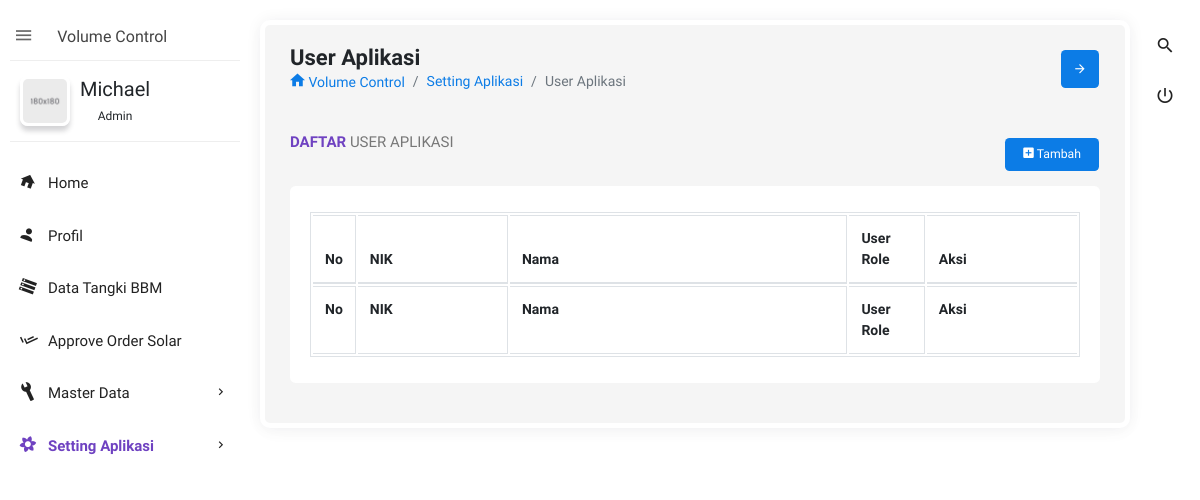
The page /Apps/SettingAplikasi/UserAplikasi on the database as committed earlier.
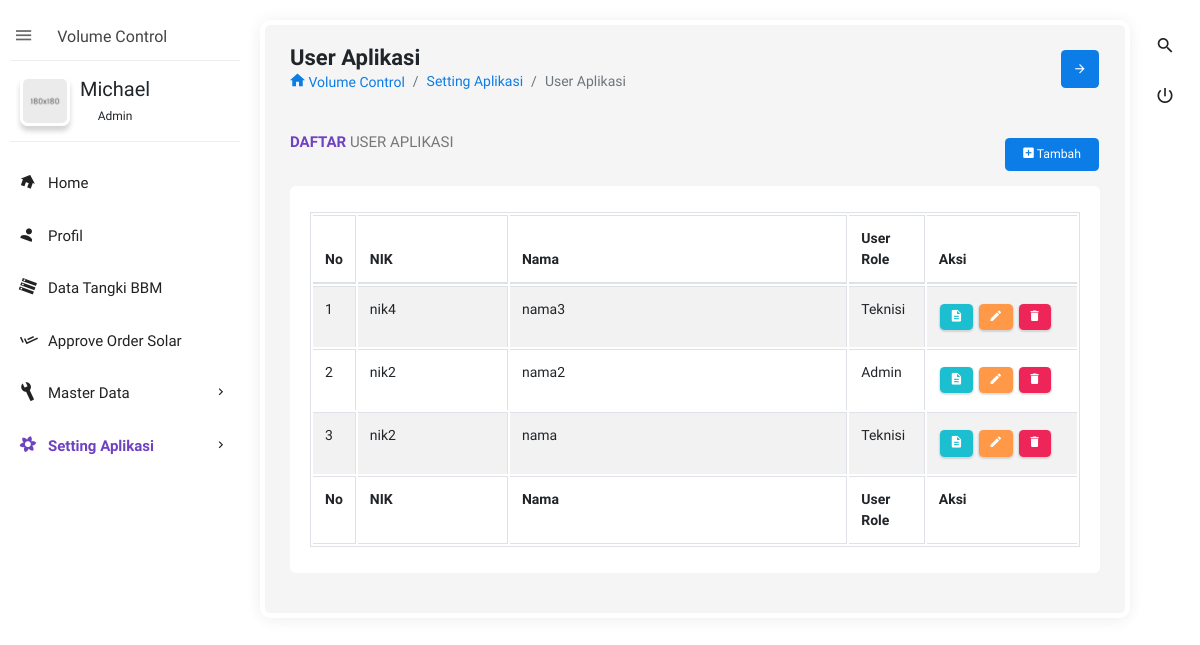
The same page on the database as committed later.
### tables this page shows
CREATE TABLE `user_application`  (
  `id` int NOT NULL AUTO_INCREMENT,
  `nik` varchar(50) NULL DEFAULT NULL,
  `nama` varchar(200) NULL DEFAULT NULL,
  `level_id` tinyint NULL DEFAULT NULL,
  `id_gedung` int NULL DEFAULT NULL,
  `foto` text NULL,
  `created` datetime NULL DEFAULT NULL,
  `updated` datetime NULL DEFAULT NULL ON UPDATE CURRENT_TIMESTAMP,
  PRIMARY KEY (`id`) USING BTREE
);

CREATE TABLE `user_roles`  (
  `level_id` tinyint NOT NULL AUTO_INCREMENT,
  `role_desc` varchar(15) NULL DEFAULT NULL,
  PRIMARY KEY (`level_id`) USING BTREE
);

### Apps/application/controllers/SettingAplikasi/UserAplikasi.php (called while the page is built, shortened)
<?php
class UserAplikasi extends CI_Controller {
    function __construct(){
        $this->load->model('SettingAplikasi_m/UserAplikasi_m');
    }
    function index()
    {
        $this->list();
    }
	function list()
	{
        $system = array();
		$system['dataView'] = array();
        $system['dataView']['menu'] = 6;
        $system['dataView']['submenu'] = 1;
        $system['dataView']['titlePage'] = 'User Aplikasi';
        $system['dataView']['breadcrumb'] = array(
            'Volume Control',
            'Setting Aplikasi',
            'User Aplikasi',
        );
        $system['dataView']['urlBreadcrumb'] = array(
            site_url('Home'),
        );
        $system['dataView']['subTitlePage'] = array(
            'Daftar',
            'User Aplikasi',
        );
        $system['dataView']['urlList'] = site_url('SettingAplikasi/UserAplikasi/list');
        $system['dataView']['urlForm'] = site_url('SettingAplikasi/UserAplikasi/form');
        $system['dataView']['urlDetail'] = site_url('SettingAplikasi/UserAplikasi/detail');
        $system['dataView']['urlDelete'] = site_url('SettingAplikasi/UserAplikasi/delete');
        $system['dataList'] = $this->UserAplikasi_m->getData()->result();
		$this->load->view('settingAplikasi_v/userAplikasi_v/list_v', $system);
	}
}

### Apps/index.php (called while the page is built, shortened)
<?php
require_once BASEPATH.'core/CodeIgniter.php';

### Apps/application/models/SettingAplikasi_m/UserAplikasi_m.php (called while the page is built, shortened)
<?php
class UserAplikasi_m extends CI_Model {
	function getData($where=array())
	{
        $this->db->select('a.id, a.nik, a.nama, a.foto, b.level_id, b.role_desc, c.id as id_data_tangki, c.sisa_bahan_bakar, c.kapasitas_bahan_bakar, d.gedung, d.lokasi, d.jenis_tangki, e.facility_management' );
		if($where!="") $this->db->where($where);
		$this->db->order_by('a.updated', 'DESC');
        $this->db->join('user_roles b', 'a.level_id=b.level_id', 'left');
        $this->db->join('gedung d', 'a.id_gedung=d.id', 'left');
		$this->db->join('data_tangki c', 'd.id=c.id_gedung', 'left');
        $this->db->join('facility_management e', 'd.id_facility_management=e.id', 'left');
        $query = $this->db->get('user_application a');
        return $query;
	}
}

### Apps/application/views/settingAplikasi_v/userAplikasi_v/list_v.php (the view, shortened to what the changed rows need)
<section class="content" id="main-content">
    <div class="body_scroll">
        <div class="container-fluid">
            <div class="row clearfix">
                <div class="col-lg-12">
                    <div class="card">
                        <div class="header">
                            <div class="row">
                                <div class="col-lg-10">
                                    <h2><strong><?=$dataView['subTitlePage'][0]?></strong> <?=$dataView['subTitlePage'][1]?> </h2>
                                </div>
                            </div>
                        </div>
                        <div class="body">
                            <div class="table-responsive">
                                <?=form_open($dataView['urlList'], 'id="formList"');?>
                                    <table class="table table-bordered table-striped table-hover js-basic-example dataTable">
                                        <thead>
                                            <tr>
                                                <th width="5%">No</th>
                                                <th width="20%">NIK</th>
                                                <th width="45%">Nama</th>
                                                <th width="10%">User Role</th>
                                                <th width="20%">Aksi</th>
                                            </tr>
                                        </thead>
                                        <tfoot>
                                            <tr>
                                                <th width="5%">No</th>
                                                <th width="20%">NIK</th>
                                                <th width="45%">Nama</th>
                                                <th width="10%">User Role</th>
                                                <th width="20%">Aksi</th>
                                            </tr>
                                        </tfoot>
                                        <tbody>
                                            <?php $no=1;?>
                                            <?php foreach ($dataList as $key => $value) : ?>
                                                <tr>
                                                    <td data-title="No"><?=$no++;?></td>
                                                    <td data-title="NIK"><?=($value->nik&&$value->nik!=""?$value->nik:"-");?></td>
                                                    <td data-title="Nama"><?=($value->nama&&$value->nama!=""?$value->nama:"-");?></td>
                                                    <td data-title="User Role"><?=($value->role_desc&&$value->role_desc!=""?$value->role_desc:"-");?></td>
                                                    <td data-title="Aksi">
                                                        <a href="<?=$dataView['urlDetail'].'/'.$value->id;?>" class="btn btn-info waves-effect waves-float btn-sm waves-green update-btn"><i class="zmdi zmdi-file-text"></i></a>
                                                        <a href="<?=$dataView['urlForm'].'/update/'.$value->id;?>" class="btn btn-warning waves-effect waves-float btn-sm waves-green update-btn" rel="<?=$value->id;?>"><i class="zmdi zmdi-edit"></i></a>
                                                        <a href="javascript:void(0);" class="btn btn-danger waves-effect waves-float btn-sm waves-red delete-btn" rel="<?=$value->id;?>"><i class="zmdi zmdi-delete"></i></a>
                                                    </td>
                                                </tr>
                                            <?php endforeach;?>
                                        </tbody>
                                    </table>
                                <?=form_close()?>
                            </div>
                        </div>
                    </div>
                </div>
            </div>
        </div>
    </div>
</section>

Rows that differ between the two databases and show on the page:
added user_application: nik "nik4", nama "nama3", level.role_desc "Teknisi"
added user_application: nik "nik2", nama "nama2", level.role_desc "Admin"
added user_application: nik "nik2", nama "nama", level.role_desc "Teknisi"
